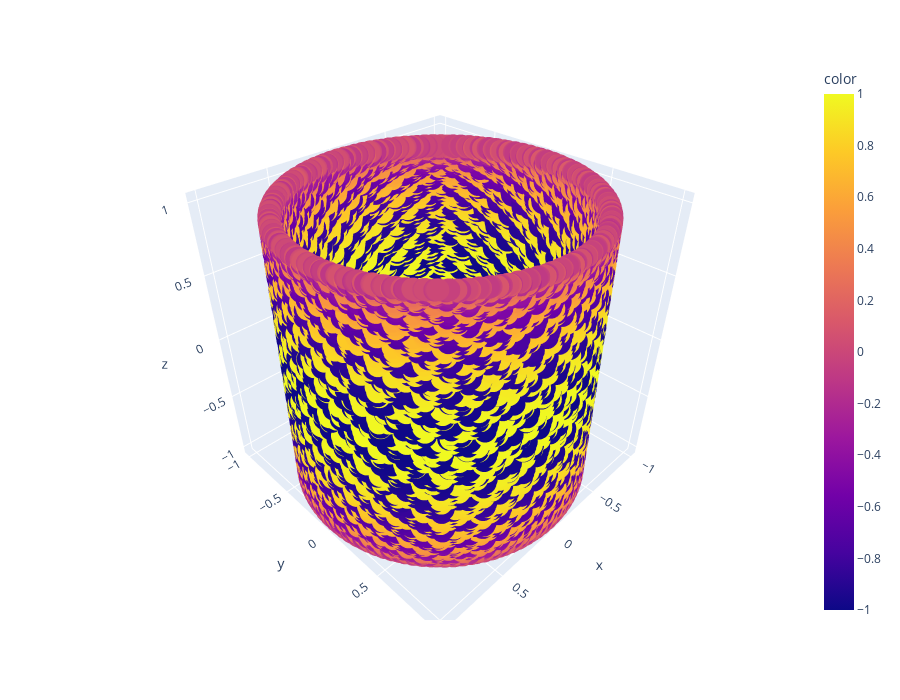

The notebook cell this image was saved under:
### Code cell
import plotly.express as px

fig = px.scatter_3d(x=A, y=B, z=C, color=D, height=700)

fig.show()

### Figure 1 — Plotly figure (JSON) as saved in the notebook; plotly's stock layout.template omitted (floating-point values rounded to 4 significant figures; data arrays with more than 128 entries replaced by an {"elided": "..."} marker saying what was removed)
{"data": [{"hovertemplate": "x=%{x}<br>y=%{y}<br>z=%{z}<br>color=%{marker.color}<extra></extra>", "legendgroup": "", "marker": {"color": {"elided": "10000 float values"}, "coloraxis": "coloraxis", "symbol": "circle"}, "mode": "markers", "name": "", "scene": "scene", "showlegend": false, "type": "scatter3d", "x": {"elided": "10000 float values"}, "y": {"elided": "10000 float values"}, "z": {"elided": "10000 float values"}}], "layout": {"coloraxis": {"colorbar": {"title": {"text": "color"}}, "colorscale": [[0, "#0d0887"], [0.1111, "#46039f"], [0.2222, "#7201a8"], [0.3333, "#9c179e"], [0.4444, "#bd3786"], [0.5556, "#d8576b"], [0.6667, "#ed7953"], [0.7778, "#fb9f3a"], [0.8889, "#fdca26"], [1, "#f0f921"]]}, "height": 700, "legend": {"tracegroupgap": 0}, "margin": {"t": 60}, "scene": {"domain": {"x": [0, 1], "y": [0, 1]}, "xaxis": {"title": {"text": "x"}}, "yaxis": {"title": {"text": "y"}}, "zaxis": {"title": {"text": "z"}}}}}
